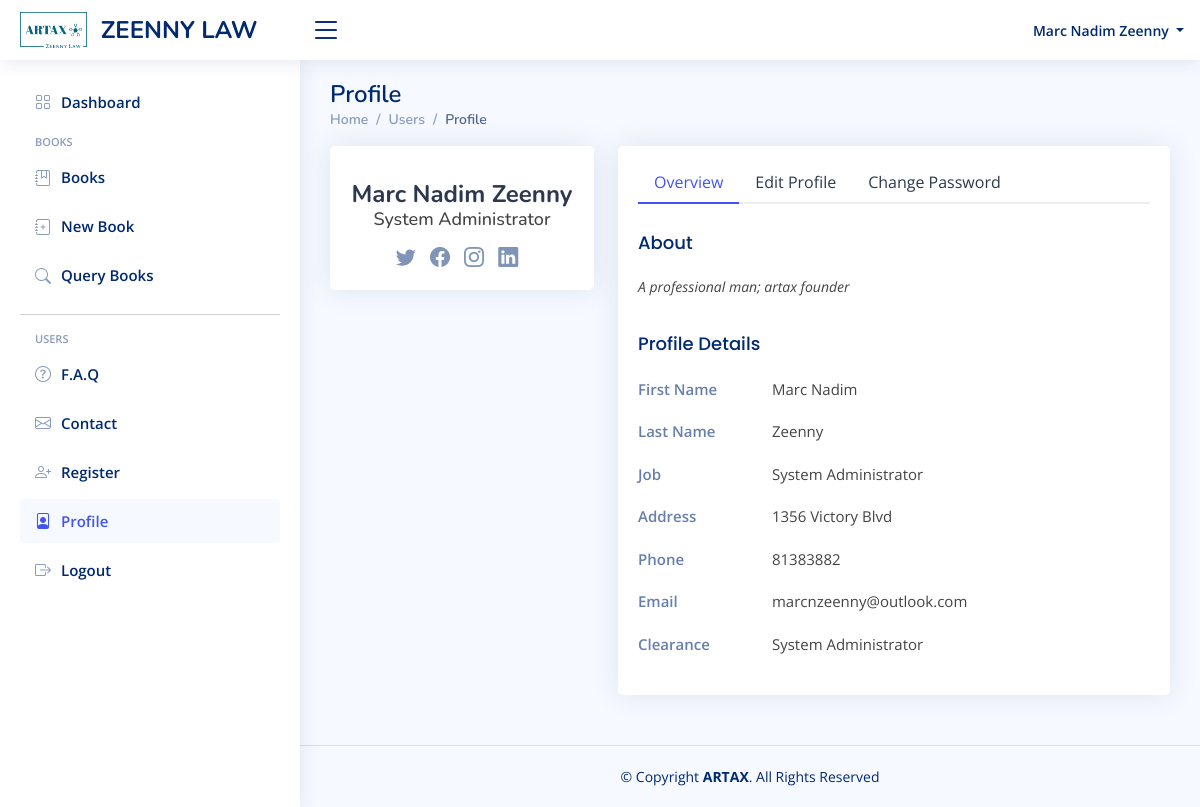
The page /profile/ (signed in) on the database as committed earlier.
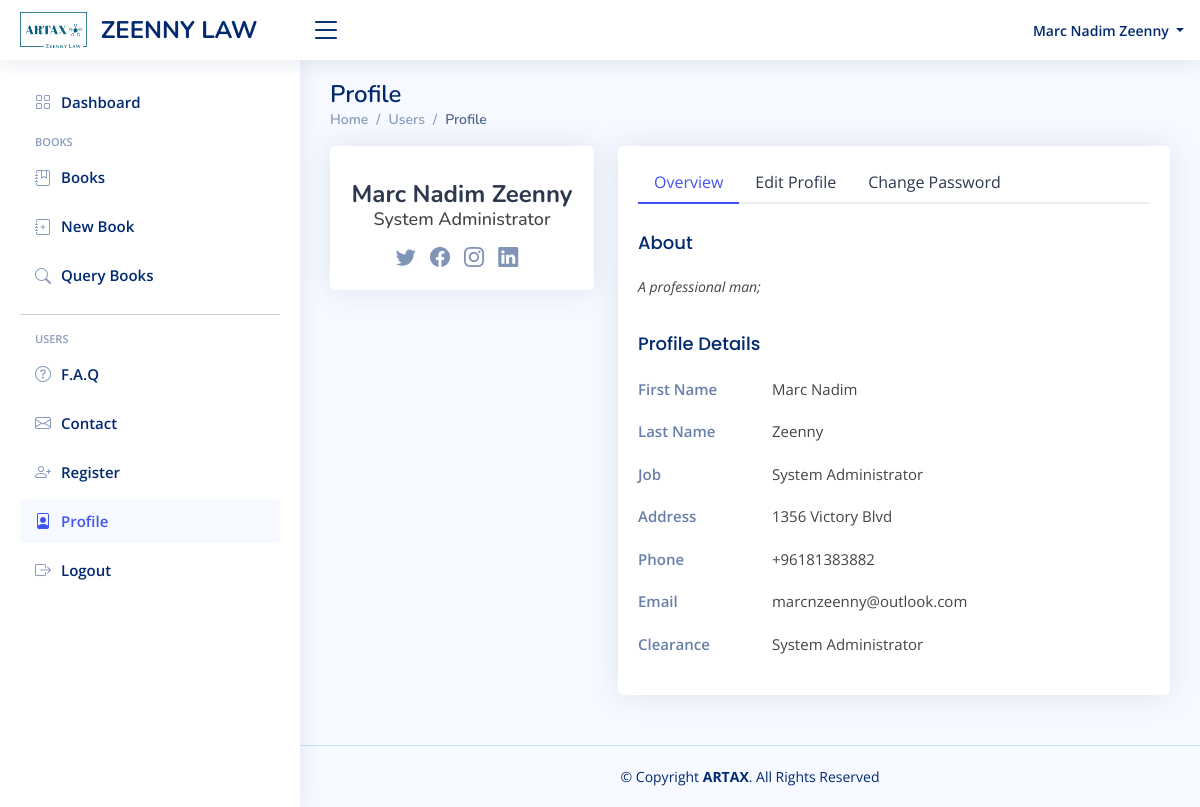
The same page on the database as committed later.
### artax/models.py (models this page shows, shortened)
class User(AbstractUser):
    email = models.EmailField(blank=True, unique=True, validators=[EmailValidator(
        message="Please enter a valid email address.")])
    about = models.TextField()
    job = models.CharField(max_length=200)
    address = models.TextField()
    phone = PhoneNumberField(null=True, region="LB")
    date_of_registration = models.DateField(default=datetime.today)
    twitter_url = models.URLField(default="#")
    facebook_url = models.URLField(default="#")
    insta_url = models.URLField(default="#")
    linkedin_url = models.URLField(default="#")
    def get_full_name(self):
        return f"{self.first_name} {self.last_name}".strip()

### artax/views.py (the view, shortened to what this page needs)
# urls.py: path("profile/", views.profile, name="profile"),
@login_required(login_url="login")
def profile(request):
    context = {}
    for user_group in request.user.groups.values_list('name', flat=True):
        context['clearance'] = user_group
    if request.user.is_superuser:
        context['clearance'] = 'System Administrator'
    return render(request, "artax/users-profile.html", context=context)

### artax/templatetags/custom_tags.py (called while the page is built)
@register.simple_tag(takes_context=True)
def nav_link(context, link, text, icon):
    if context['request'].resolver_match.view_name.endswith(link):
        nav_class = 'nav-item'
        link_class = 'nav-link'
    else:
        nav_class = 'nav-item collapsed'
        link_class = 'nav-link collapsed'
    url = context['request'].build_absolute_uri(reverse(link))
    return mark_safe(f"""<li class="{nav_class}"><a class="{link_class}" href="{url}"><i class="bi bi-{icon}"></i><span>{text}</span></a></li>""")

### artax/templates/artax/users-profile.html (shortened to what this page needs)
{% extends "artax/layout.html" %}
{% block content %}
  <main id="main" class="main">
    <div class="pagetitle">
      <h1>Profile</h1>
      <nav>
        <ol class="breadcrumb">
          <li class="breadcrumb-item"><a href="{% url 'index' %}">Home</a></li>
          <li class="breadcrumb-item">Users</li>
          <li class="breadcrumb-item active">Profile</li>
        </ol>
      </nav>
    </div>
    <section class="section profile">
      <div class="row">
        <div class="col-xl-4">
          <div class="card">
            <div class="card-body profile-card pt-4 d-flex flex-column align-items-center">
              <h2>{{ user.get_full_name }}</h2>
              <h3>{{ user.job }}</h3>
              <div class="social-links mt-2">
                <a href="{{ user.twitter_url }}" class="twitter"><i class="bi bi-twitter"></i></a>
                <a href="{{ user.facebook_url }}" class="facebook"><i class="bi bi-facebook"></i></a>
                <a href="{{ user.insta_url }}" class="instagram"><i class="bi bi-instagram"></i></a>
                <a href="{{ user.linkedin_url }}" class="linkedin"><i class="bi bi-linkedin"></i></a>
              </div>
            </div>
          </div>
        </div>
        <div class="col-xl-8">
          <div class="card">
            <div class="card-body pt-3">
              <ul class="nav nav-tabs nav-tabs-bordered">
                <li class="nav-item">
                  <button class="nav-link active" data-bs-toggle="tab" data-bs-target="#profile-overview">Overview</button>
                </li>
                <li class="nav-item">
                  <button class="nav-link" data-bs-toggle="tab" data-bs-target="#profile-edit">Edit Profile</button>
                </li>
                <li class="nav-item">
                  <button class="nav-link" data-bs-toggle="tab" data-bs-target="#profile-change-password">Change Password</button>
                </li>
              </ul>
              <div class="tab-content pt-2">
                <div class="tab-pane fade show active profile-overview" id="profile-overview">
                  <h5 class="card-title">About</h5>
                  <p class="small fst-italic">{{ user.about }}</p>
                  <h5 class="card-title">Profile Details</h5>
                  <div class="row">
                    <div class="col-lg-3 col-md-4 label ">First Name</div>
                    <div class="col-lg-9 col-md-8">{{ user.first_name }}</div>
                  </div>
                  <div class="row">
                    <div class="col-lg-3 col-md-4 label ">Last Name</div>
                    <div class="col-lg-9 col-md-8">{{ user.last_name }}</div>
                  </div>
                  <div class="row">
                    <div class="col-lg-3 col-md-4 label">Job</div>
                    <div class="col-lg-9 col-md-8">{{ user.job }}</div>
                  </div>
                  <div class="row">
                    <div class="col-lg-3 col-md-4 label">Address</div>
                    <div class="col-lg-9 col-md-8">{{ user.address }}</div>
                  </div>
                  <div class="row">
                    <div class="col-lg-3 col-md-4 label">Phone</div>
                    <div class="col-lg-9 col-md-8">{{ user.phone }}</div>
                  </div>
                  <div class="row">
                    <div class="col-lg-3 col-md-4 label">Email</div>
                    <div class="col-lg-9 col-md-8">{{ user.email }}</div>
                  </div>
                <div class="row">
                    <div class="col-lg-3 col-md-4 label">Clearance</div>
                    <div class="col-lg-9 col-md-8">{{ clearance }}</div>
                  </div>
                </div>
              </div>
            </div>
          </div>
        </div>
      </div>
    </section>
  </main>
{% endblock %}

### artax/templates/artax/layout.html (shortened to what this page needs)
{% load custom_tags %}
{% load static %}
<!DOCTYPE html>
<html lang="en">
<head>
    {% block head %}
    <link href="{% static 'artax/vendor/bootstrap/css/bootstrap.min.css' %}" rel="stylesheet">
    <link href="{% static 'artax/vendor/bootstrap-icons/bootstrap-icons.css' %}" rel="stylesheet">
    <link href="{% static 'artax/vendor/remixicon/remixicon.css'%}" rel="stylesheet">
    <link href="{% static 'artax/vendor/simple-datatables/style.css'%}" rel="stylesheet">
    <link href="{% static 'artax/css/style.css'%}" rel="stylesheet">
    {% endblock %}
</head>
<body>
{% block header %}
<header id="header" class="header fixed-top d-flex align-items-center">
    <div class="d-flex align-items-center justify-content-between">
        <a href="{% url 'index' %}" class="logo d-flex align-items-center" >
            <img src="{% static 'artax/img/png/logo.png' %}" style="height: 40px;" alt="">&nbsp;&nbsp;
            <span class="d-none d-lg-block">ZEENNY LAW </span>
        </a>
        <i class="bi bi-list toggle-sidebar-btn"></i>
    </div>
    <nav class="header-nav ms-auto">
        <ul class="d-flex align-items-center">
            {% if user.is_authenticated %}
            <li class="nav-item dropdown pe-3">
                <a class="nav-link nav-profile d-flex align-items-center pe-0" href="#" data-bs-toggle="dropdown">
                    <span class="d-none d-md-block dropdown-toggle ps-2">{{ user.get_full_name }} </span>
                </a>
            </li>
            {% else %}
            <li class="nav-item pe-4">
                <a class="nav-link nav-profile d-flex align-items-center pe-0" href="{% url 'login' %}">
                    <span class="d-none d-md-block ps-2">Login to access Artax&trade; features&nbsp;<i class="bi bi-box-arrow-in-right"></i></span>
                </a>
            </li>
            {% endif %}
        </ul>
    </nav>
</header>
{% endblock %}
{% block sidebar %}
<aside id="sidebar" class="sidebar">
    <ul class="sidebar-nav collapsed" id="sidebar-nav">
        {% nav_link 'index' 'Dashboard ' 'grid' %}
        <li class="nav-heading">Books</li>
        {% nav_link 'all_books' 'Books' 'journal-bookmark' %}
        {% nav_link 'new_book' 'New Book' 'journal-plus' %}
        {% nav_link 'book_queries' 'Query Books ' 'search' %}
        <hr>
        <li class="nav-heading">Users</li>
        {% nav_link 'faq' 'F.A.Q' 'question-circle'%}
        {% nav_link 'contact' 'Contact' 'envelope' %}
        {% if user.is_staff %}
            {% nav_link 'register' 'Register' 'person-plus' %}
        {% endif %}
        {% if user.is_authenticated %}
            {% nav_link 'profile' 'Profile ' 'file-person' %}
            {% nav_link 'logout' 'Logout' 'box-arrow-right' %}
        {% endif %}
    </ul>
</aside>
{% endblock%}
{% block content %}{% endblock %}
{% block footer %}
<footer id="footer" class="footer">
    <div class="copyright">
        &copy; Copyright <strong><span>ARTAX</span></strong>. All Rights Reserved
    </div>
</footer>
</body>
</html>
{% endblock %}

Rows that differ between the two databases and show on the page:
changed User "Marc Nadim Zeenny": about "A professional man; artax founder" → "A professional man;"; phone "81383882" → "+96181383882"
